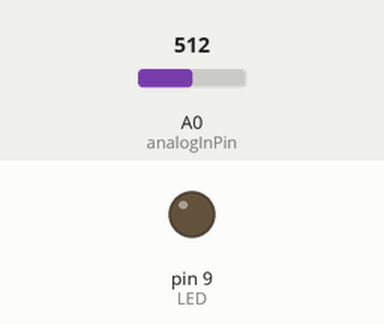
This sketch was run on a simulated Arduino Uno, built with avr-gcc and run on an emulated ATmega328P. Shown: output pins drawn as LEDs (lit = HIGH). Inputs (shaded band) come from the test bench; at power-on: A0 (analogInPin) = 512.

Above: at 1.3 s.
1.4 s: A0 (analogInPin) set to 315
2.9 s: A0 (analogInPin) set to 282
At 3.4 s:
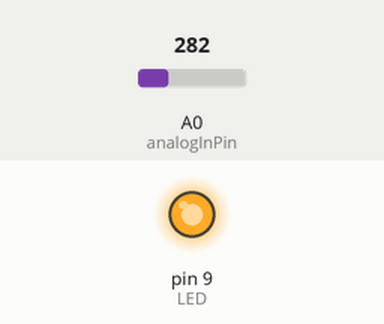
4.5 s: A0 (analogInPin) set to 306
At 5.7 s:
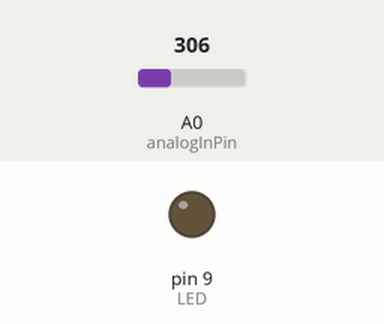
6.0 s: A0 (analogInPin) set to 290
At 6.9 s:
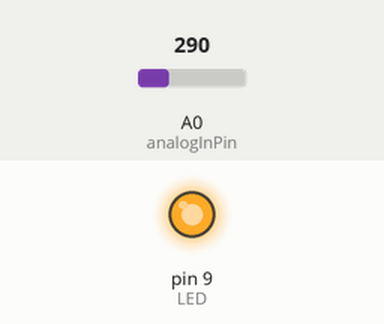
Timing chart, 0 to 8.5 s (numbered marks = the images above; inputs shaded):
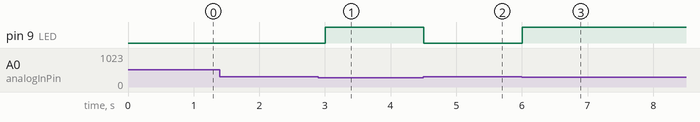

Measured:
- the behaviour switches between 300 and 299 on A0 (analogInPin) (found by bisection; images 0 and 1)
- after the input at 1.4 s, every drawn part: stays the same
- after the input at 2.9 s, pin 9 (LED): LOW → HIGH after 0.10 s
- after the input at 4.5 s, pin 9 (LED): HIGH → LOW at once
- after the input at 6.0 s, pin 9 (LED): LOW → HIGH at once

The sketch:

traffic-light.ino
```cpp
const int analogInPin = A0;
const int LED = 9;
int lightValue = 0;

void setup() {
    pinMode(LED, OUTPUT);
    Serial.begin(9600);
}

void loop() {

    lightValue = analogRead(analogInPin);
    if(lightValue < 300) {
        digitalWrite(LED,HIGH);
	    delay(500);
    } else {
        digitalWrite(LED,LOW);
	    delay(500);
    }
}
```
